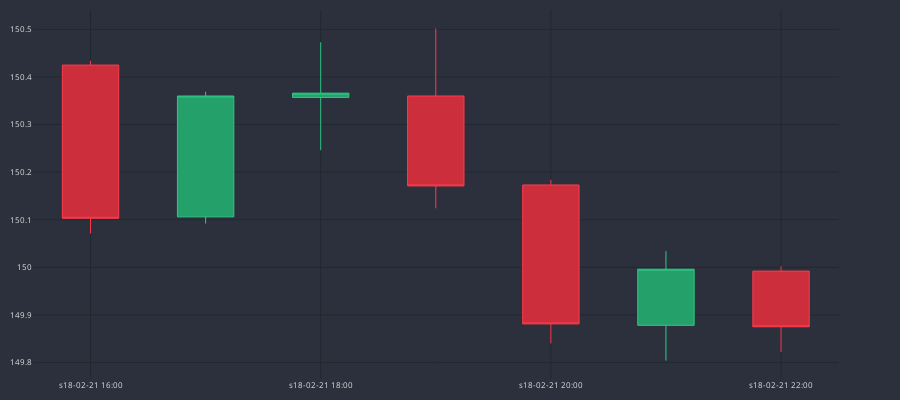
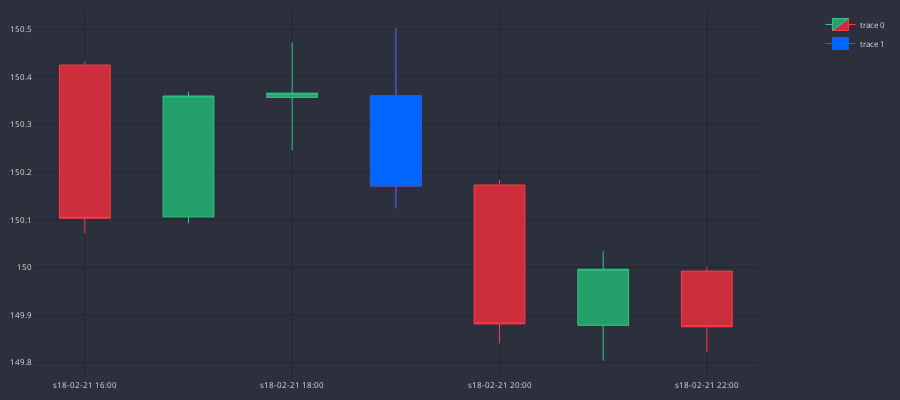

The cell these charts' notebook holds for them, in order:
### Code cell
MARKER = "#0066FF"
dfp = df_an.iloc[22660:22667]
cp = CandlePlot(dfp, candles=True)
cp.show_plot()
df_temp = cp.df_plot[cp.df_plot.EVENING_STAR == True]
cp.fig.add_trace(go.Candlestick(
                x=df_temp.sTime,
                open=df_temp.mid_o,
                high=df_temp.mid_h,
                low=df_temp.mid_l,
                close=df_temp.mid_c,
                line=dict(width=1), opacity=1,
                increasing_fillcolor=MARKER,
                decreasing_fillcolor=MARKER,
                increasing_line_color=MARKER,
                decreasing_line_color=MARKER
            ))

### Figure 1 — Plotly figure (JSON) as saved in the notebook; plotly's stock layout.template omitted (floating-point values rounded to 4 significant figures)
{"data": [{"close": [150.1, 150.4, 150.4, 150.2, 149.9, 150.0, 149.9], "decreasing": {"fillcolor": "#CC2E3C", "line": {"color": "#FF3A4C"}}, "high": [150.4, 150.4, 150.5, 150.5, 150.2, 150.0, 150.0], "increasing": {"fillcolor": "#24A06B", "line": {"color": "#2EC886"}}, "line": {"width": 1}, "low": [150.1, 150.1, 150.2, 150.1, 149.8, 149.8, 149.8], "opacity": 1, "open": [150.4, 150.1, 150.4, 150.4, 150.2, 149.9, 150.0], "type": "candlestick", "x": ["s18-02-21 16:00", "s18-02-21 17:00", "s18-02-21 18:00", "s18-02-21 19:00", "s18-02-21 20:00", "s18-02-21 21:00", "s18-02-21 22:00"]}], "layout": {"font": {"color": "#e1e1e1", "size": 8}, "height": 400, "margin": {"b": 10, "l": 10, "r": 10, "t": 10}, "paper_bgcolor": "#2c303c", "plot_bgcolor": "#2c303c", "width": 900, "xaxis": {"anchor": "y", "domain": [0, 0.94], "gridcolor": "#1f292f", "nticks": 5, "rangeslider": {"visible": false}}, "yaxis": {"anchor": "x", "domain": [0, 1], "gridcolor": "#1f292f"}, "yaxis2": {"anchor": "x", "gridcolor": "#1f292f", "overlaying": "y", "side": "right"}}}

### Figure 2 — Plotly figure (JSON) as saved in the notebook; plotly's stock layout.template omitted (floating-point values rounded to 4 significant figures)
{"data": [{"close": [150.1, 150.4, 150.4, 150.2, 149.9, 150.0, 149.9], "decreasing": {"fillcolor": "#CC2E3C", "line": {"color": "#FF3A4C"}}, "high": [150.4, 150.4, 150.5, 150.5, 150.2, 150.0, 150.0], "increasing": {"fillcolor": "#24A06B", "line": {"color": "#2EC886"}}, "line": {"width": 1}, "low": [150.1, 150.1, 150.2, 150.1, 149.8, 149.8, 149.8], "opacity": 1, "open": [150.4, 150.1, 150.4, 150.4, 150.2, 149.9, 150.0], "type": "candlestick", "x": ["s18-02-21 16:00", "s18-02-21 17:00", "s18-02-21 18:00", "s18-02-21 19:00", "s18-02-21 20:00", "s18-02-21 21:00", "s18-02-21 22:00"]}, {"close": [150.2], "decreasing": {"fillcolor": "#0066FF", "line": {"color": "#0066FF"}}, "high": [150.5], "increasing": {"fillcolor": "#0066FF", "line": {"color": "#0066FF"}}, "line": {"width": 1}, "low": [150.1], "opacity": 1, "open": [150.4], "type": "candlestick", "x": ["s18-02-21 19:00"]}], "layout": {"font": {"color": "#e1e1e1", "size": 8}, "height": 400, "margin": {"b": 10, "l": 10, "r": 10, "t": 10}, "paper_bgcolor": "#2c303c", "plot_bgcolor": "#2c303c", "width": 900, "xaxis": {"anchor": "y", "domain": [0, 0.94], "gridcolor": "#1f292f", "nticks": 5, "rangeslider": {"visible": false}}, "yaxis": {"anchor": "x", "domain": [0, 1], "gridcolor": "#1f292f"}, "yaxis2": {"anchor": "x", "gridcolor": "#1f292f", "overlaying": "y", "side": "right"}}}
